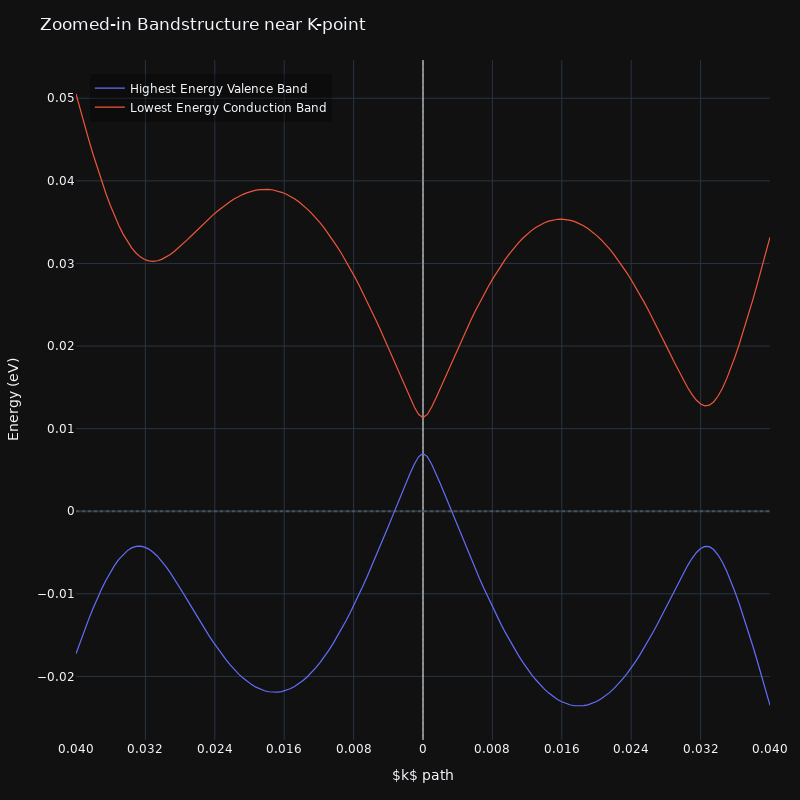

Notebook code for this chart:
### Markdown cell above
## d) 2d line cut through dirac point and symmetric line (K to Γ)

### Code cell
import json
import numpy as np
import plotly.graph_objects as go

# --- Load zoomed k-path ---
with open("kpaths/kpath_zoomed.json", "r") as file:
    data = json.load(file)

kx_z_line = np.array(data.get("qx", []))
ky_z_line = np.array(data.get("qy", []))
breaks = data.get("breaks", [])
k_labels = data.get("k_labels", ["start", "end"])

# --- Compute eigenenergies ---
energies = eigenenergies_ABA(kx_z_line, ky_z_line, D1=D1)  # shape (N, nbands)
# adjust slicing based on your band ordering
Ev = energies[:, :3]   # conduction bands
Ec = energies[:, -3:]  # valence bands 
nbands = energies.shape[1]

# --- Compute cumulative path distance s (x-axis) ---
dx = np.diff(kx_z_line, prepend=kx_z_line[0])
dy = np.diff(ky_z_line, prepend=ky_z_line[0])
s = np.cumsum(np.hypot(dx, dy))

# --- Determine K location and recenter x so that K -> 0 ---
# Symmetry tick positions remain for reference
tick_positions = [s[b] for b in breaks] + [s[-1]]
if isinstance(k_labels, list) and "K" in k_labels and len(tick_positions) >= len(k_labels):
    x_k = tick_positions[k_labels.index("K")]
else:
    x_k = 0.5 * (s[0] + s[-1])  # fallback: center of the path

s0 = s - x_k  # recentered x: K at 0

# --- Build symmetric tick grid with positive labels (magnitudes) ---
L = float(max(abs(s0.min()), abs(s0.max())))
tickvals = np.linspace(-L, L, 11)
ticktext = ["0" if abs(v) < 1e-12 else f"{abs(v):.3f}" for v in tickvals]

# --- Plotly figure ---
fig = go.Figure()


fig.add_trace(go.Scatter(
        x=s0, y=energies[:, 2],
        mode="lines",
        line=dict(width=1.2),
        name=f"Highest Energy Valence Band"
    ))
fig.add_trace(go.Scatter(
    x=s0, y=energies[:, 3],
    mode="lines",
    line=dict(width=1.2),
    name=f"Lowest Energy Conduction Band"
))

# --- Axes: center at K=0, positive tick labels ---
fig.update_xaxes(
    title_text=r"$k$ path",
    range=[-L, L],
    tickmode="array",
    tickvals=tickvals,
    ticktext=ticktext,
    zeroline=True,
    zerolinewidth=1,
    zerolinecolor="white"
)


# --- Vertical separators at symmetry points (recentered) ---
centers = [xp - x_k for xp in tick_positions]
for x in centers[1:-1]:
    fig.add_vline(x=x, line_dash="dash", line_color="gray", opacity=0.5)

# --- Fermi level (horizontal) and K-point (vertical) guides ---

fig.add_hline(y=fermi_level, line_dash="dot", line_color="gray", opacity=0.4)
fig.add_vline(x=0.0, line_dash="dot", line_color="gray", opacity=0.6)

# --- Layout ---
fig.update_layout(
    title="Zoomed-in Bandstructure near K-point",
    xaxis_title=r"$k$ path",
    yaxis_title="Energy (eV)",
    template="plotly_dark",
    font=dict(family="DejaVu Sans"),
    width=800,
    height=800,
    margin=dict(l=60, r=20, t=60, b=60),
    legend=dict(x=0.02, y=0.98, bgcolor="rgba(0,0,0,0.3)"),
)

fig.show()

### Figure 1 — Plotly figure (JSON) as saved in the notebook; plotly's stock layout.template omitted (floating-point values rounded to 4 significant figures; data arrays with more than 128 entries replaced by an {"elided": "..."} marker saying what was removed)
{"data": [{"line": {"width": 1.2}, "mode": "lines", "name": "Highest Energy Valence Band", "type": "scatter", "x": {"elided": "162 float values"}, "y": {"elided": "162 float values"}}, {"line": {"width": 1.2}, "mode": "lines", "name": "Lowest Energy Conduction Band", "type": "scatter", "x": {"elided": "162 float values"}, "y": {"elided": "162 float values"}}], "layout": {"font": {"family": "DejaVu Sans"}, "height": 800, "legend": {"bgcolor": "rgba(0,0,0,0.3)", "x": 0.02, "y": 0.98}, "margin": {"b": 60, "l": 60, "r": 20, "t": 60}, "shapes": [{"line": {"color": "gray", "dash": "dot"}, "opacity": 0.4, "type": "line", "x0": 0, "x1": 1, "xref": "x domain", "y0": 0, "y1": 0, "yref": "y"}, {"line": {"color": "gray", "dash": "dot"}, "opacity": 0.6, "type": "line", "x0": 0, "x1": 0, "xref": "x", "y0": 0, "y1": 1, "yref": "y domain"}], "title": {"text": "Zoomed-in Bandstructure near K-point"}, "width": 800, "xaxis": {"range": [-0.04, 0.04], "tickmode": "array", "ticktext": ["0.040", "0.032", "0.024", "0.016", "0.008", "0", "0.008", "0.016", "0.024", "0.032", "0.040"], "tickvals": [-0.04, -0.032, -0.024, -0.016, -0.008, 6.939e-18, 0.008, 0.016, 0.024, 0.032, 0.04], "title": {"text": "$k$ path"}, "zeroline": true, "zerolinecolor": "white", "zerolinewidth": 1}, "yaxis": {"title": {"text": "Energy (eV)"}}}}
